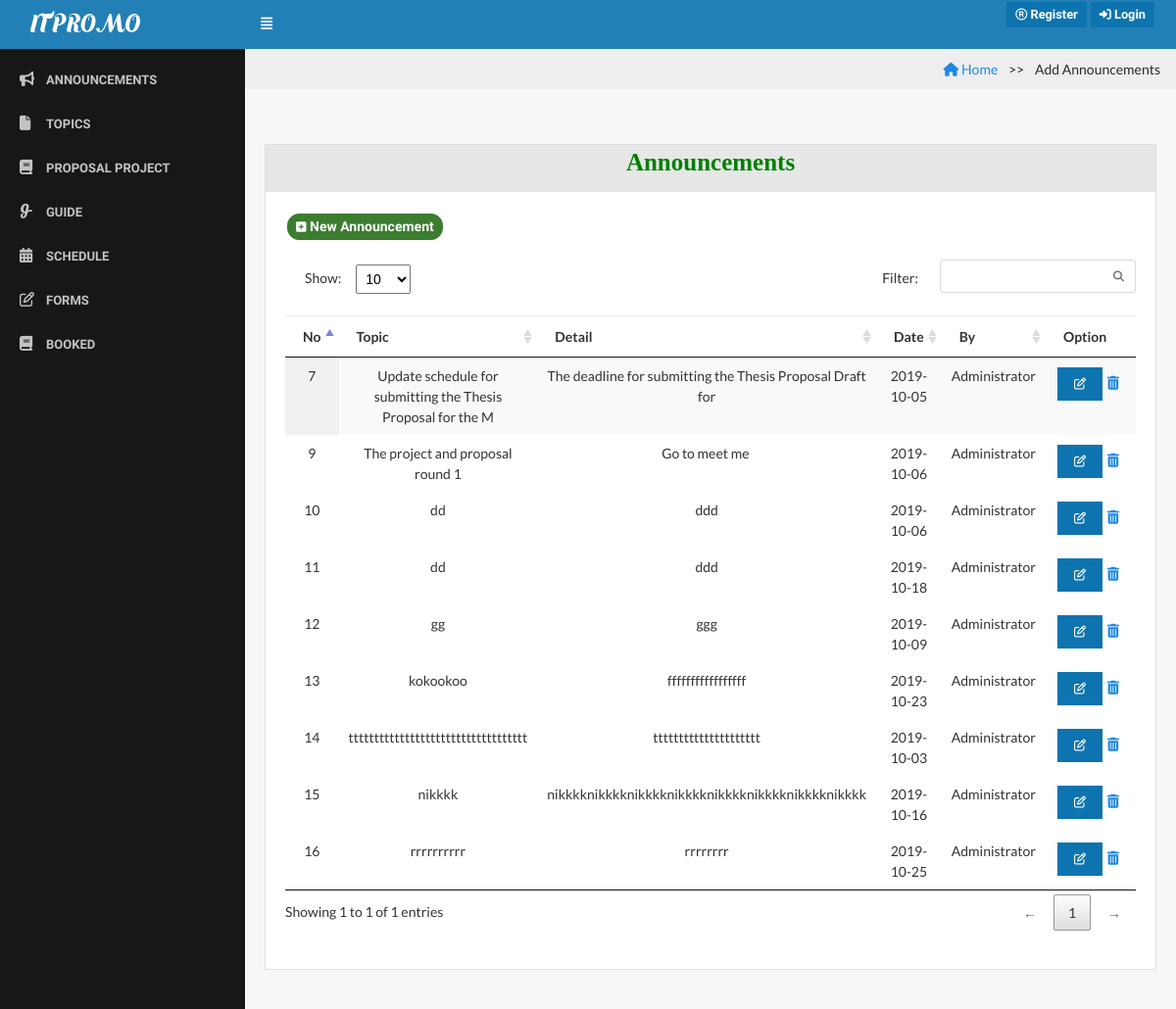
Page /index.php?page=add_announcement on the earlier database version.
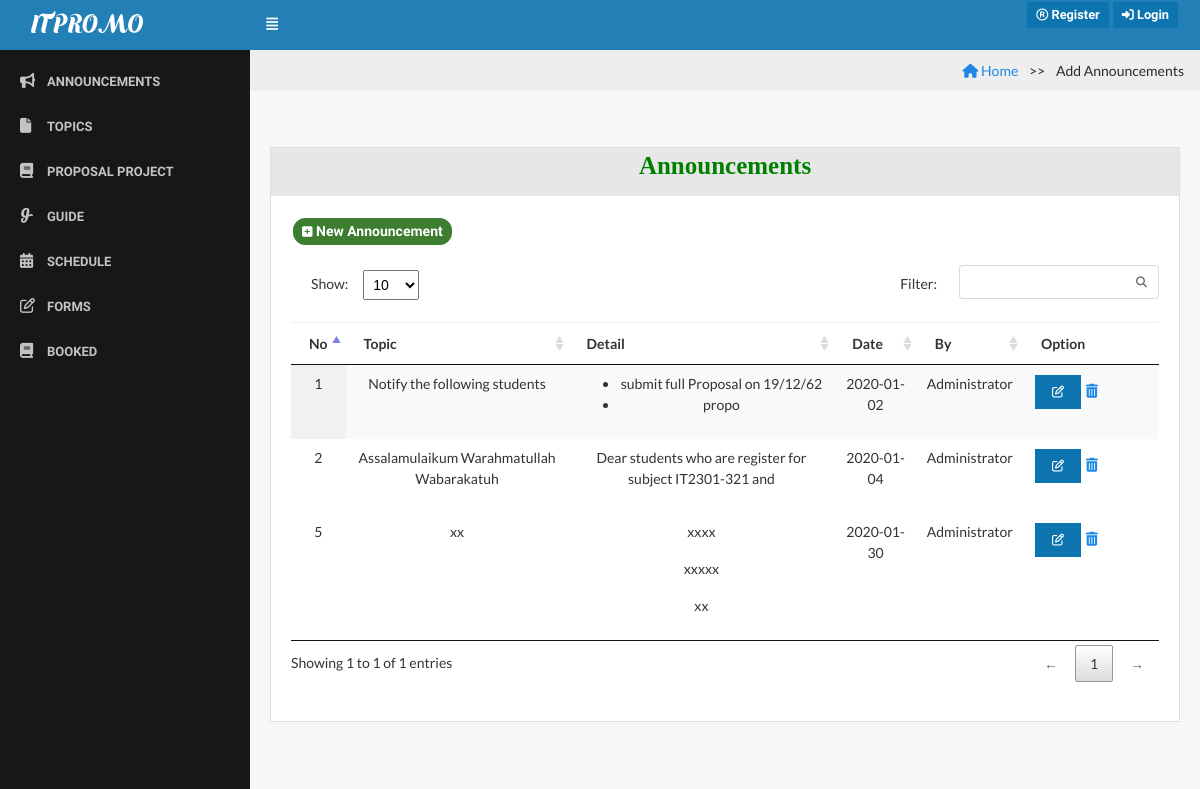
Same page on the later database version.
### tables this page shows
CREATE TABLE `announcement` (
  `announcement_id` int(10) NOT NULL,
  `announcement_topic` varchar(255) NOT NULL,
  `announcement_detail` varchar(255) NOT NULL,
  `announcement_date` date NOT NULL,
  `admin_id` int(11) NOT NULL
);

### admin/add_announcement.php (the view, shortened to what this page needs)
<!DOCTYPE html>
<html>
<head>
</head>
<body>
 <ul class="breadcrumb">
 <li><a href="index.php"><i class="fa fa-home"></i> Home</a></li>
  <li class="active">Add Announcements</li>
</ul>
<div class="content">
                     <div class="row">
                        <div class="col-lg-12">
                            <div class="card">
                                  <div id="header">
                                      <h6 class="card-title text-bold">Announcements</h6>
                                  </div>
                                <div class="card-block">
  <button type="button"  class="btn btn-success btn-sm" data-toggle="modal" data-target="#addmember" style="margin-bottom: 20px; border-radius: 12px; font-size: 14px; ">
            <i class="fa fa-plus-square"></i> New Announcement
          </button>
                <?php
                include '../menu/connect.php';
                ?>
     <?php
  $strSQL = "SELECT  announcement.announcement_topic, announcement.announcement_id, announcement.announcement_detail,announcement.announcement_date,admin.admin_fullname
                           FROM announcement,admin
                           WHERE announcement.admin_id=admin.admin_id
                           ORDER BY announcement.announcement_id";
        ?>
       <table class="display datatable table table-stripped" cellspacing="0" width="100%">
          <thead>
             <tr>
                      <th>No</th>
                      <th>Topic</th>
                      <th>Detail</th>
                      <th>Date</th>
                      <th>By</th>
                       <th>Option</th>
                 </tr>
               </thead>
                <?php
     if($result = $db->query($strSQL)){
             while($objResult = $result->fetch_object()){
            ?>
           <tbody>
            <tr>
                  <td class="text-center"><?php echo $objResult->announcement_id; ?></td>
               <td class="text-center"><?php echo substr($objResult->announcement_topic, 0, 60); ?></td>
               <td class="text-center"><?php echo substr($objResult->announcement_detail, 0, 60); ?></td>
                     <td class="text-center"><?php echo $objResult->announcement_date; ?></td>
                     <td class="text-center"><?php echo $objResult->admin_fullname ?></td>
 <td>
                     <button type="button" class="btn btn-primary btn-xs" data-toggle="modal" data-target="#view" onclick="view_annouce(<?php echo $objResult->announcement_id; ?>)"><i class="fa fa-edit"></i></button>
                     <a href="delete/check_delete.php?id=<?php echo $objResult->topic_id;?>" title="Confirm" onclick="return confirm('<?php echo $objResult->topic_topic;?>')"> <i class="fa fa-trash" aria-hidden="true"></i>
                      </td>
                    </tr>
                  <?php
                 }
               }
                   ?>
                                        </tbody>
                                    </table>
                                </div>
                            </div>
                        </div>
                    </div>
                </div>

Differences in the rows shown:
removed announcement: announcement_id "7", announcement_topic "Update schedule for submitting the Thesis Proposal for the M", announcement_detail "The deadline for submitting the Thesis Proposal Draft for", announcement_date "2019-10-05", admin.admin_fullname "Administrator"
removed announcement: announcement_id "9", announcement_topic "The project and proposal round 1", announcement_detail "Go to meet me", announcement_date "2019-10-06", admin.admin_fullname "Administrator"
removed announcement: announcement_id "10", announcement_topic "dd", announcement_detail "ddd", announcement_date "2019-10-06", admin.admin_fullname "Administrator"
removed announcement: announcement_id "11", announcement_topic "dd", announcement_detail "ddd", announcement_date "2019-10-18", admin.admin_fullname "Administrator"
removed announcement: announcement_id "12", announcement_topic "gg", announcement_detail "ggg", announcement_date "2019-10-09", admin.admin_fullname "Administrator"
removed announcement: announcement_id "13", announcement_topic "kokookoo", announcement_detail "fffffffffffffffff", announcement_date "2019-10-23", admin.admin_fullname "Administrator"
removed announcement: announcement_id "14", announcement_topic "ttttttttttttttttttttttttttttttttttt", announcement_detail "ttttttttttttttttttttt", announcement_date "2019-10-03", admin.admin_fullname "Administrator"
removed announcement: announcement_id "15", announcement_topic "nikkkk", announcement_detail "nikkkknikkkknikkkknikkkknikkkknikkkknikkkknikkkk", announcement_date "2019-10-16", admin.admin_fullname "Administrator"
removed announcement: announcement_id "16", announcement_topic "rrrrrrrrrr", announcement_detail "rrrrrrrr", announcement_date "2019-10-25", admin.admin_fullname "Administrator"
added announcement: announcement_id "1", announcement_topic "Notify the following students", announcement_detail "submit full Proposal on 19/12/62 propo", announcement_date "2020-01-02", admin.admin_fullname "Administrator"
added announcement: announcement_id "2", announcement_topic "Assalamulaikum Warahmatullah Wabarakatuh", announcement_detail "Dear students who are register for subject IT2301-321 and", announcement_date "2020-01-04", admin.admin_fullname "Administrator"
added announcement: announcement_id "5", announcement_topic "xx", announcement_detail "xxxx xxxxx xx", announcement_date "2020-01-30", admin.admin_fullname "Administrator"
